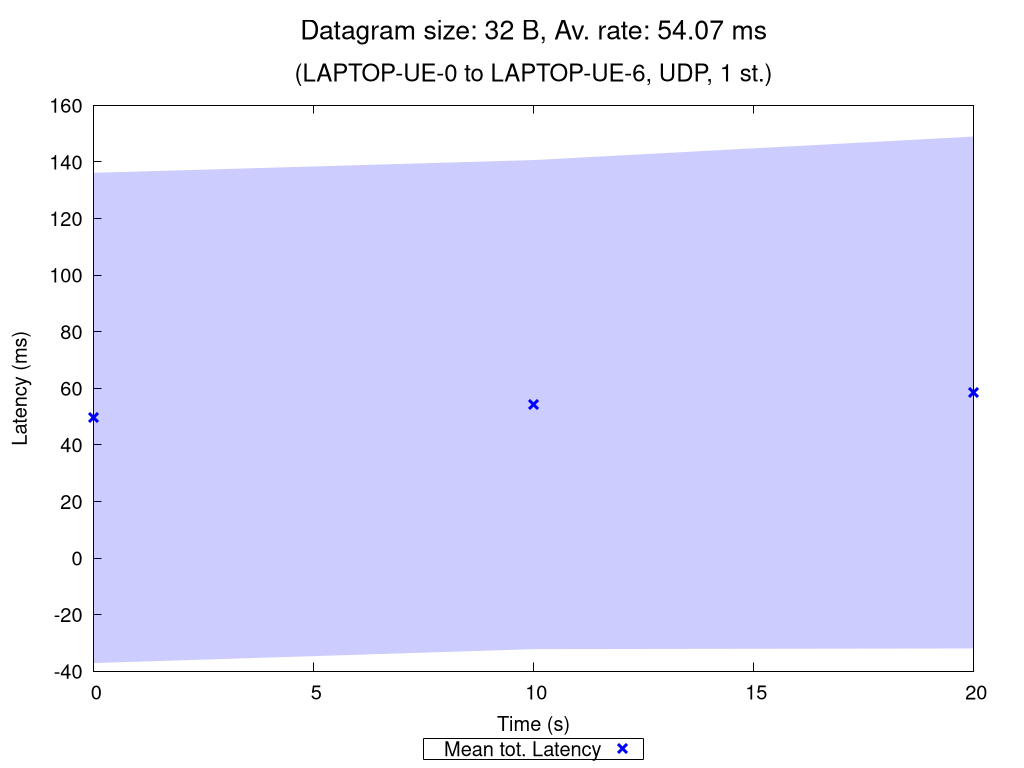

Recreate this plot in gnuplot.
set terminal pngcairo nocrop enhanced size 1024,768 font "Verdana,15"
set output "UDP_1_st_2020_11_02_12-31-18_one2two_00032B.png"

set title "{/=20 Datagram size: 32 B, Av. rate: 54.07 ms}\n\n{/=18 (LAPTOP-UE-0 to LAPTOP-UE-6, UDP, 1 st.)}"

set xlabel "Time (s)"
set ylabel "Latency (ms)"
set ytics nomirror
set key bmargin center horizontal box samplen 1 width -1
set bmargin 4.6
set rmargin 4.5

rf = 1.0  # rate factor
set style fill transparent solid 0.2 noborder
set autoscale xfix
plot "UDP_1_st_2020_11_02_12-31-18_one2two_00032B_iperf_processed.dat" using 1:($2/rf-$3/rf):($2/rf+$3/rf) with filledcurves lc rgb "blue" notitle, \
     "" using 1:($2/rf) with points pt 2 ps 1.5 lw 3 lc rgb "blue" title "Mean tot. Latency", \
